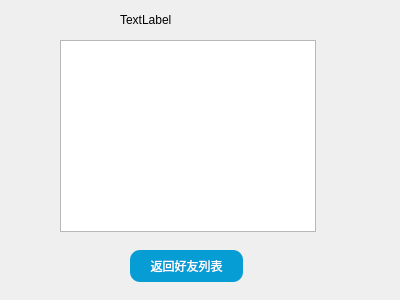
<?xml version="1.0" encoding="UTF-8"?>
<ui version="4.0">
 <class>degree_of_friend</class>
 <widget class="QWidget" name="degree_of_friend">
  <property name="geometry">
   <rect>
    <x>0</x>
    <y>0</y>
    <width>400</width>
    <height>300</height>
   </rect>
  </property>
  <property name="windowTitle">
   <string>Form</string>
  </property>
  <widget class="QListWidget" name="listWidget">
   <property name="geometry">
    <rect>
     <x>60</x>
     <y>40</y>
     <width>256</width>
     <height>192</height>
    </rect>
   </property>
  </widget>
  <widget class="QLabel" name="label">
   <property name="geometry">
    <rect>
     <x>120</x>
     <y>10</y>
     <width>151</width>
     <height>20</height>
    </rect>
   </property>
   <property name="styleSheet">
    <string notr="true">&lt;?xml version=&quot;1.0&quot; encoding=&quot;UTF-8&quot;?&gt;
&lt;ui version=&quot;4.0&quot;&gt;
 &lt;widget name=&quot;__qt_fake_top_level&quot;&gt;
  &lt;widget class=&quot;QLabel&quot; name=&quot;label_3&quot;&gt;
   &lt;property name=&quot;geometry&quot;&gt;
    &lt;rect&gt;
     &lt;x&gt;90&lt;/x&gt;
     &lt;y&gt;30&lt;/y&gt;
     &lt;width&gt;71&lt;/width&gt;
     &lt;height&gt;21&lt;/height&gt;
    &lt;/rect&gt;
   &lt;/property&gt;
   &lt;property name=&quot;styleSheet&quot;&gt;
    &lt;string notr=&quot;true&quot;&gt;font-weight:light;
font: 75 16pt &amp;quot;微软雅黑&amp;quot;;
font-size:14px;
font-color:rgb(0, 0, 0);
background:white;
border: 1px solid rgb(60,163,247);
border-radius:10px;&lt;/string&gt;
   &lt;/property&gt;
   &lt;property name=&quot;text&quot;&gt;
    &lt;string&gt;账号&lt;/string&gt;
   &lt;/property&gt;
  &lt;/widget&gt;
 &lt;/widget&gt;
 &lt;resources/&gt;
&lt;/ui&gt;
</string>
   </property>
   <property name="text">
    <string>TextLabel</string>
   </property>
  </widget>
  <widget class="QPushButton" name="pushButton">
   <property name="geometry">
    <rect>
     <x>130</x>
     <y>250</y>
     <width>113</width>
     <height>32</height>
    </rect>
   </property>
   <property name="styleSheet">
    <string notr="true">QPushButton{ 
     background-color: rgb(6,157,213); 
     border: none;
     border-radius:10px;
     color:white;
}
QPushButton:hover{ 
     background-color: rgb(75,202,255);
}</string>
   </property>
   <property name="text">
    <string>返回好友列表</string>
   </property>
  </widget>
 </widget>
 <resources/>
 <connections/>
</ui>
